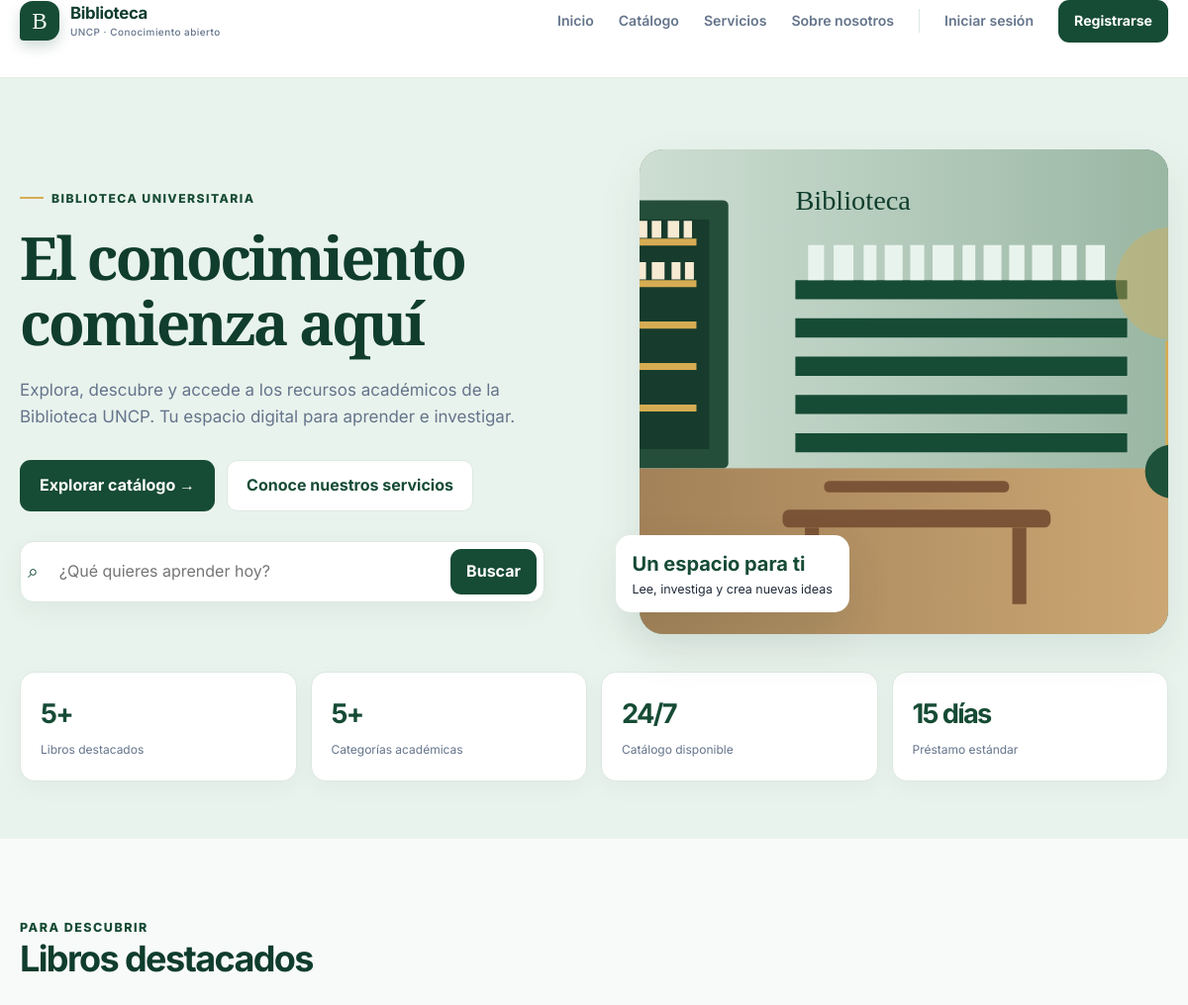
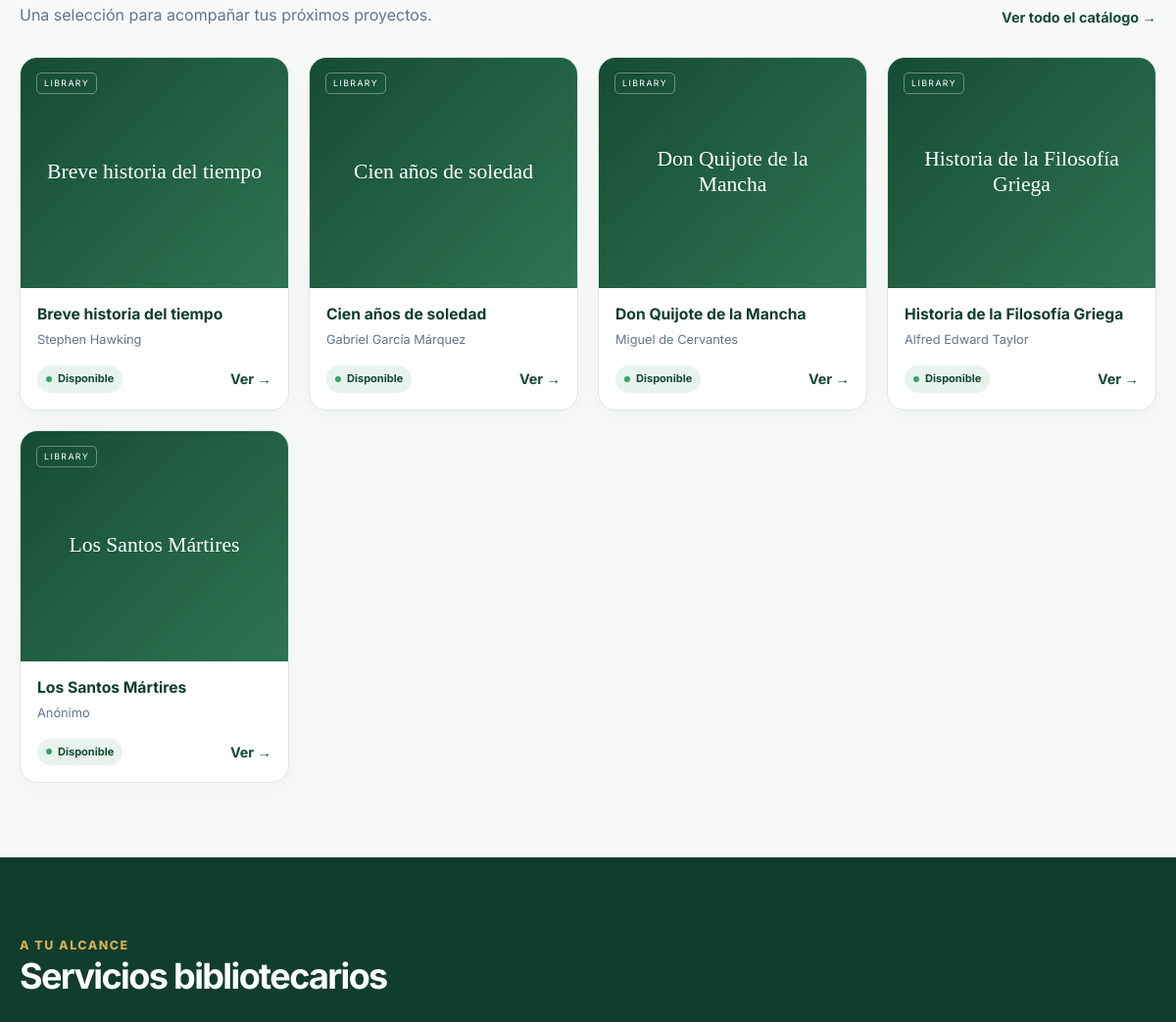
The app's page / (upper part), older data (2 pictures, top to bottom).
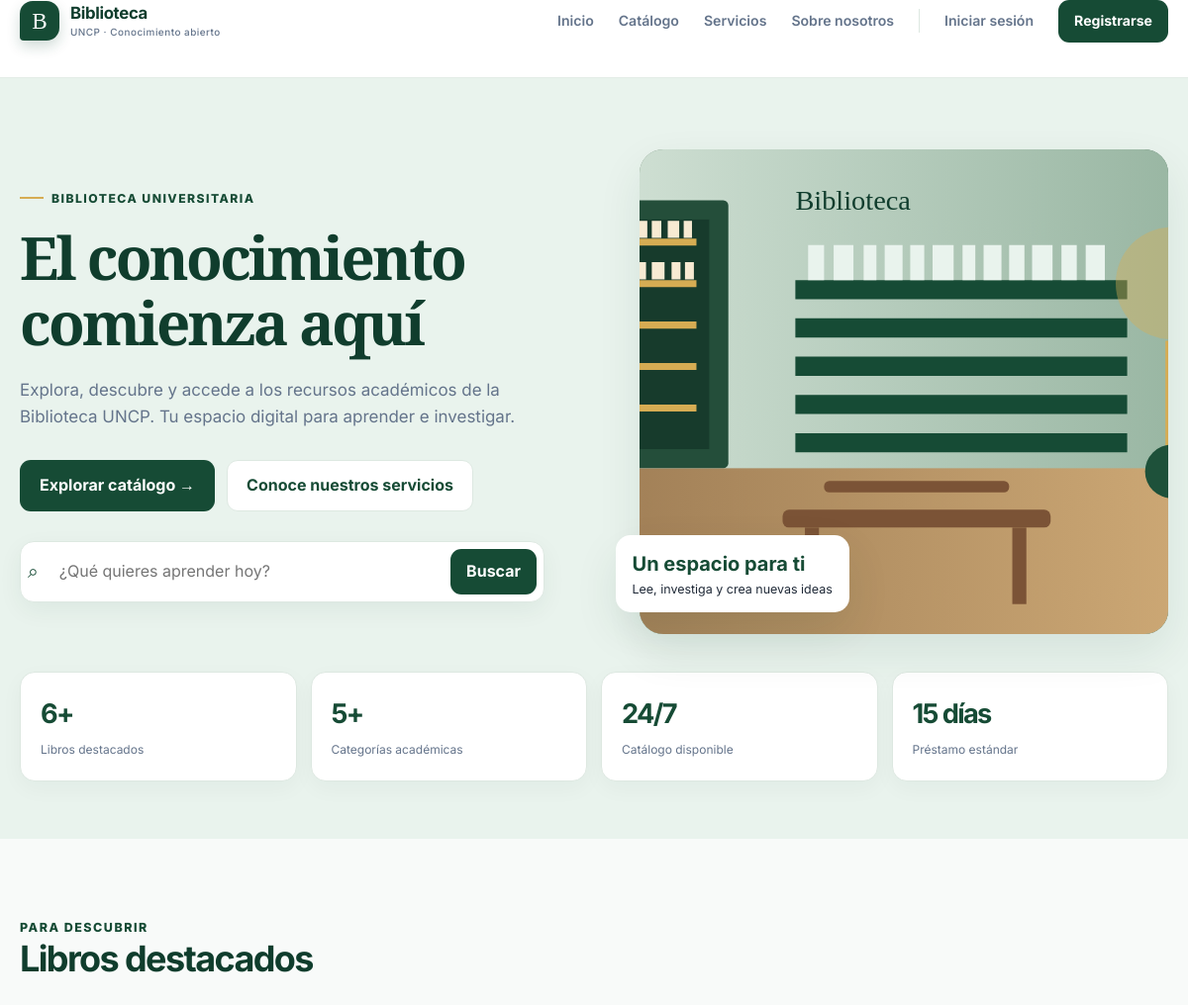
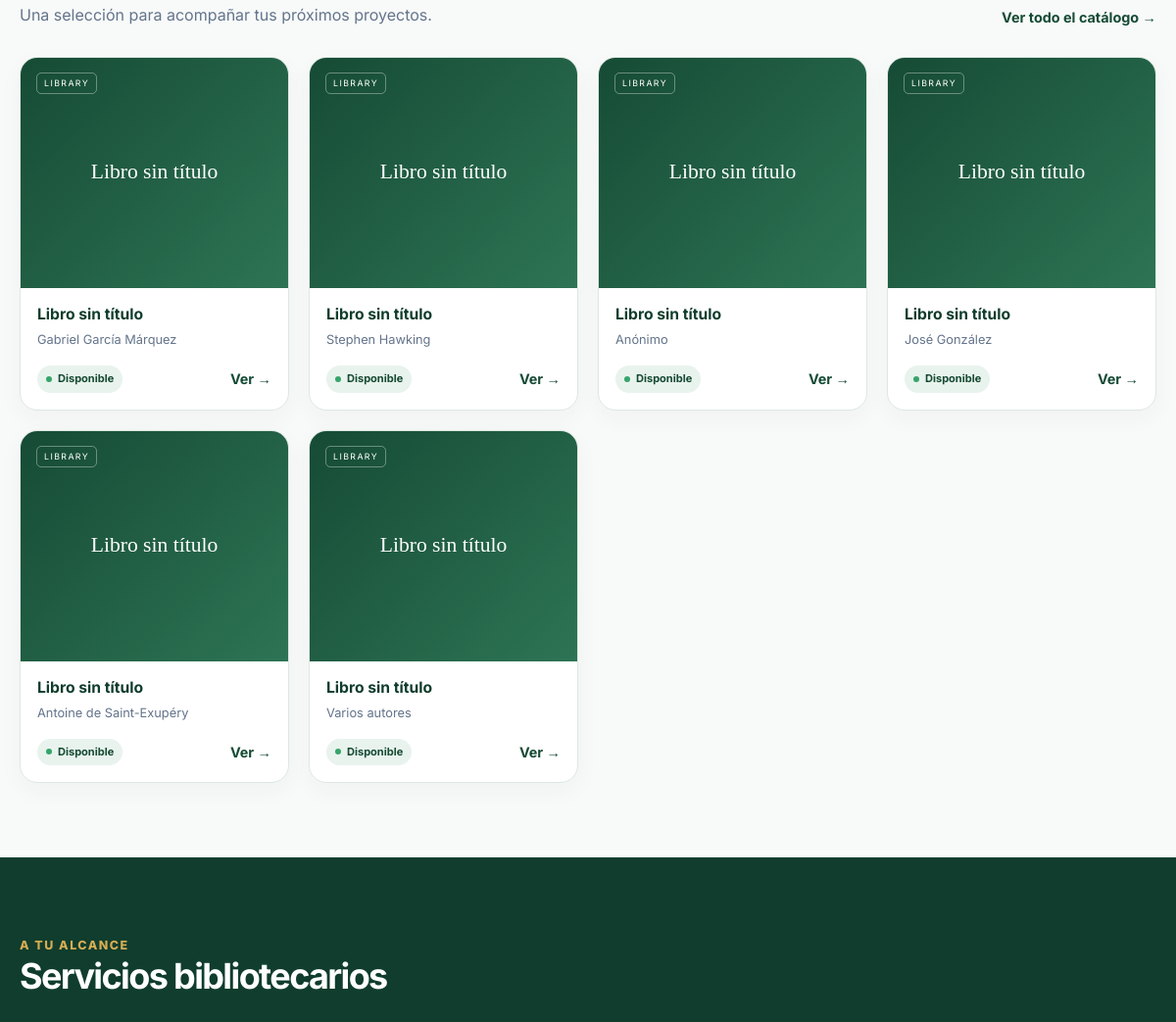
The same page, newer data (2 pictures, top to bottom).
### catalogo/models.py (models this page shows, shortened)
class Libro(models.Model):
    titulo = models.CharField(
        max_length=200,
        help_text="Título completo del libro"
    )
    autor = models.CharField(
        max_length=150,
        help_text="Nombre del autor o autores"
    )
    isbn = models.CharField(
        max_length=13,
        unique=True,
        blank=True,
        null=True,
        help_text="ISBN-13 (opcional), formato: 978-3-16-148410-0"
    )
    categoria = models.ForeignKey(
        Categoria,
        on_delete=models.SET_NULL,
        null=True,
        blank=True,
        related_name='libros',
        help_text="Categoría del libro"
    )
    fecha_publicacion = models.DateField(
        null=True,
        blank=True,
        help_text="Fecha de publicación (AAAA-MM-DD)"
    )
    resumen = models.TextField(
        blank=True,
        help_text="Resumen o descripción del libro"
    )
    disponible = models.BooleanField(
        default=True,
        help_text="Indica si el libro está disponible para préstamo"
    )
    created_at = models.DateTimeField(auto_now_add=True)
    updated_at = models.DateTimeField(auto_now=True)
    class Meta:
        verbose_name = "Libro"
        verbose_name_plural = "Libros"
        ordering = ['titulo']
        indexes = [
            models.Index(fields=['titulo']),
            models.Index(fields=['isbn']),
            models.Index(fields=['disponible']),
        ]
    @property
    def estatus_disponibilidad(self):
        if self.disponible:
            return "Disponible"
        return "No disponible"

### catalogo/views.py (the view)
# urls.py: path('', catalogo_views.landing_page, name='landing'),
def landing_page(request):
    libros_destacados = Libro.objects.filter(disponible=True)[:6]
    categorias = Categoria.objects.all()[:5]
    contexto = {
        'titulo': 'Biblioteca UNCP',
        'libros_destacados': libros_destacados,
        'categorias': categorias,
    }
    return render(request, 'catalogo/landing.html', contexto)

### templates/catalogo/landing.html (shortened to what this page needs)
{% extends 'base.html' %}{% load static %}{% block content %}
<section class="hero">
  <div class="container hero-grid">
    <div class="reveal">
      <span class="eyebrow">Biblioteca universitaria</span>
      <h1>El conocimiento comienza aquí</h1>
      <p class="hero-copy">
        Explora, descubre y accede a los recursos académicos de la Biblioteca
        UNCP. Tu espacio digital para aprender e investigar.
      </p>
      <div class="hero-actions">
        <a
          class="button button-primary"
          href="{% url 'catalogo:lista_libros' %}"
          >Explorar catálogo →</a
        ><a class="button button-outline" href="#servicios"
          >Conoce nuestros servicios</a
        >
      </div>
      <form
        class="searchbar"
        action="{% url 'catalogo:lista_libros' %}"
        method="get"
      >
        <span class="search-icon">⌕</span
        ><input
          name="query"
          placeholder="¿Qué quieres aprender hoy?"
          aria-label="Buscar libros"
        /><button class="button button-small" type="submit">Buscar</button>
      </form>
    </div>
    <div class="hero-visual reveal">
      <img
        class="hero-photo"
        src="{% static 'img/biblioteca-hero.svg' %}"
        alt="Interior luminoso de una biblioteca universitaria con estanterías y mesas de estudio"
        onerror="
          this.style.display = 'none';
          this.parentElement.classList.add('hero-fallback');
        "
      />
      <div class="hero-note">
        <strong>Un espacio para ti</strong>Lee, investiga y crea nuevas ideas
      </div>
    </div>
  </div>
  <div class="container stats">
    <div class="stat">
      <strong>{{ libros_destacados|length }}+</strong
      ><span>Libros destacados</span>
    </div>
    <div class="stat">
      <strong>{{ categorias|length }}+</strong
      ><span>Categorías académicas</span>
    </div>
    <div class="stat">
      <strong>24/7</strong><span>Catálogo disponible</span>
    </div>
    <div class="stat">
      <strong>15 días</strong><span>Préstamo estándar</span>
    </div>
  </div>
</section>
<section class="page-section">
  <div class="container">
    <div class="section-head">
      <div>
        <span class="kicker">Para descubrir</span>
        <h2>Libros destacados</h2>
        <p>Una selección para acompañar tus próximos proyectos.</p>
      </div>
      <a class="link-arrow" href="{% url 'catalogo:lista_libros' %}"
        >Ver todo el catálogo →</a
      >
    </div>
    <div class="book-grid">
      {% for libro in libros_destacados %}
      <article class="book-card">
        <div class="book-cover"><span>{{ libro.titulo|default:'Libro sin título' }}</span></div>
        <div class="book-body">
          <h3>{{ libro.titulo|default:'Libro sin título'|truncatechars:48 }}</h3>
          <p class="book-author">{{ libro.autor }}</p>
          <div class="book-meta">
            <span
              class="status {% if not libro.disponible %}status-unavailable{% endif %}"
              >{{ libro.estatus_disponibilidad }}</span
            ><a
              class="link-arrow"
              href="{% url 'catalogo:detalle_libro' libro.pk %}"
              aria-label="Ver detalles de {{ libro.titulo }}"
              >Ver →</a
            >
          </div>
        </div>
      </article>
      {% empty %}
      <div class="empty-state">
        <strong>Aún no hay libros destacados</strong>El catálogo se actualizará
        pronto.
      </div>
      {% endfor %}
    </div>
  </div>
</section>
<section class="page-section service-band" id="servicios">
  <div class="container">
    <div class="section-head">
      <div>
        <span class="kicker" style="color: var(--gold)">A tu alcance</span>
        <h2>Servicios bibliotecarios</h2>
      </div>
    </div>
  </div>
</section>
{% endblock %}

Row changes from the older to the newer data that the page shows:
removed Libro: titulo "Breve historia del tiempo", autor "Stephen Hawking", estatus_disponibilidad "Disponible"
removed Libro: titulo "Cien años de soledad", autor "Gabriel García Márquez", estatus_disponibilidad "Disponible"
no longer on this page (row edited): Libro: titulo "Don Quijote de la Mancha", autor "Miguel de Cervantes", estatus_disponibilidad "Disponible"
no longer on this page (row edited): Libro: titulo "Historia de la Filosofía Griega", autor "Alfred Edward Taylor", estatus_disponibilidad "Disponible"
removed Libro: titulo "Los Santos Mártires", autor "Anónimo", estatus_disponibilidad "Disponible"
added Libro: titulo "Libro sin título", autor "Gabriel García Márquez", estatus_disponibilidad "Disponible"
added Libro: titulo "Libro sin título", autor "Stephen Hawking", estatus_disponibilidad "Disponible"
added Libro: titulo "Libro sin título", autor "Anónimo", estatus_disponibilidad "Disponible"
added Libro: titulo "Libro sin título", autor "José González", estatus_disponibilidad "Disponible"
added Libro: titulo "Libro sin título", autor "Antoine de Saint-Exupéry", estatus_disponibilidad "Disponible"
added Libro: titulo "Libro sin título", autor "Varios autores", estatus_disponibilidad "Disponible"
Text that changed along with them:
{{ libros_destacados|length }}: "5" → "6"
